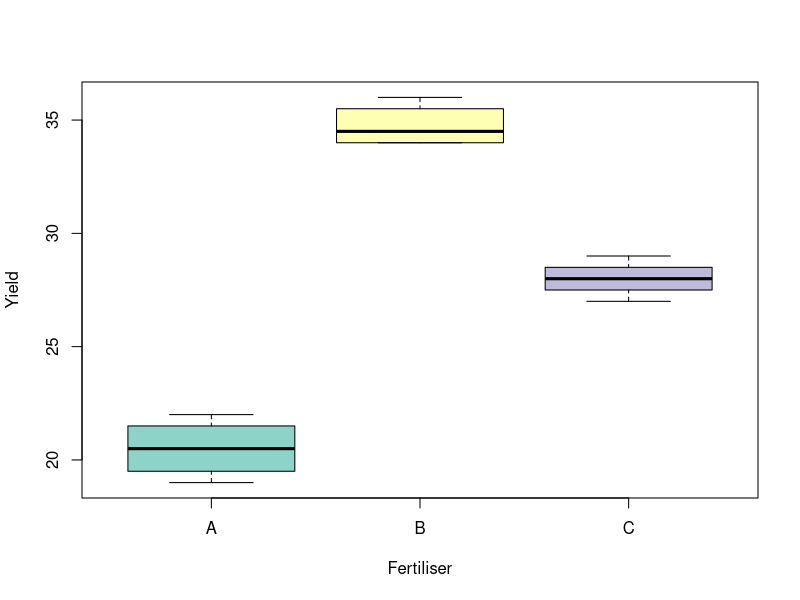
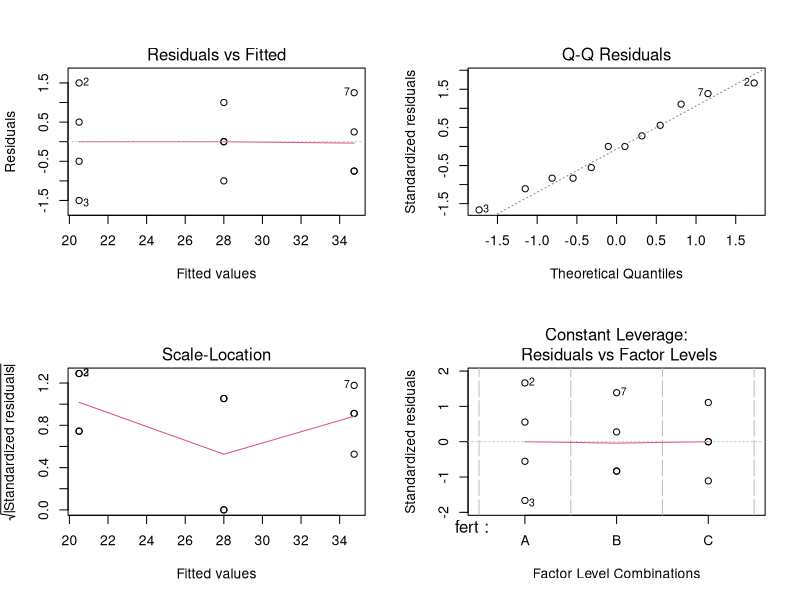
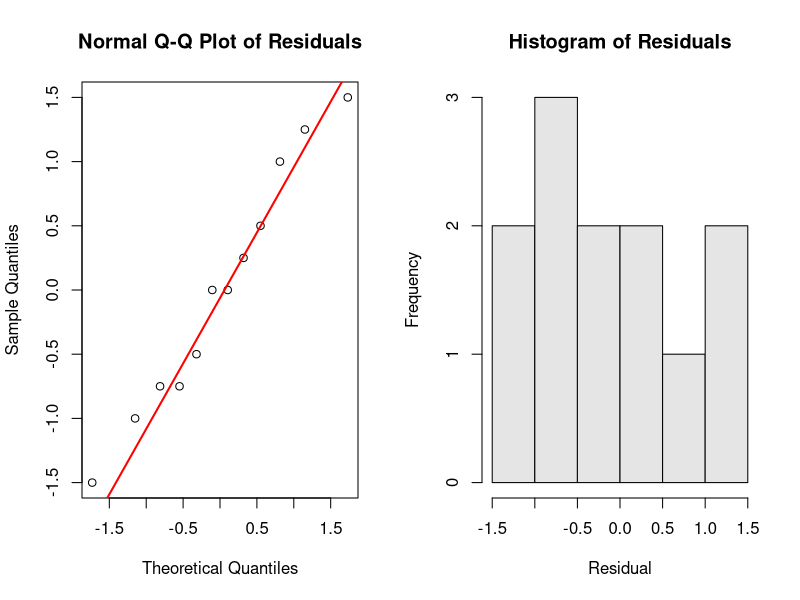
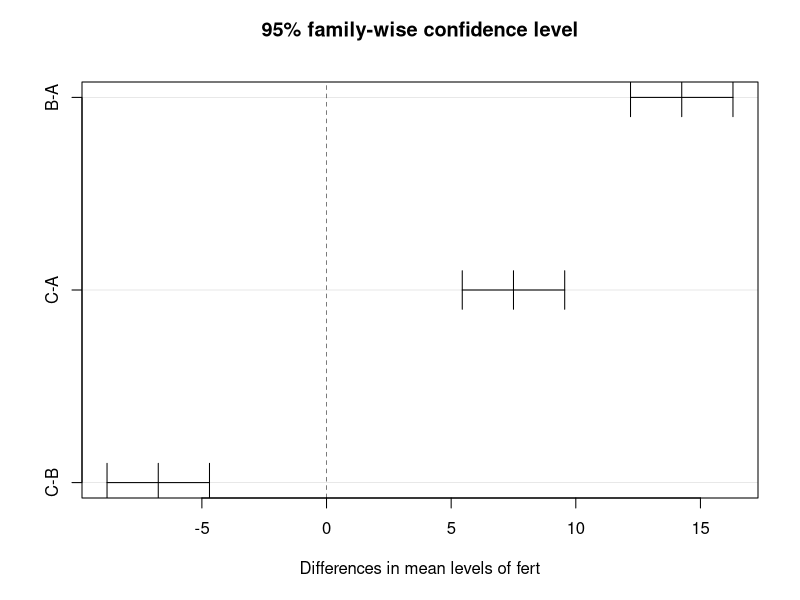
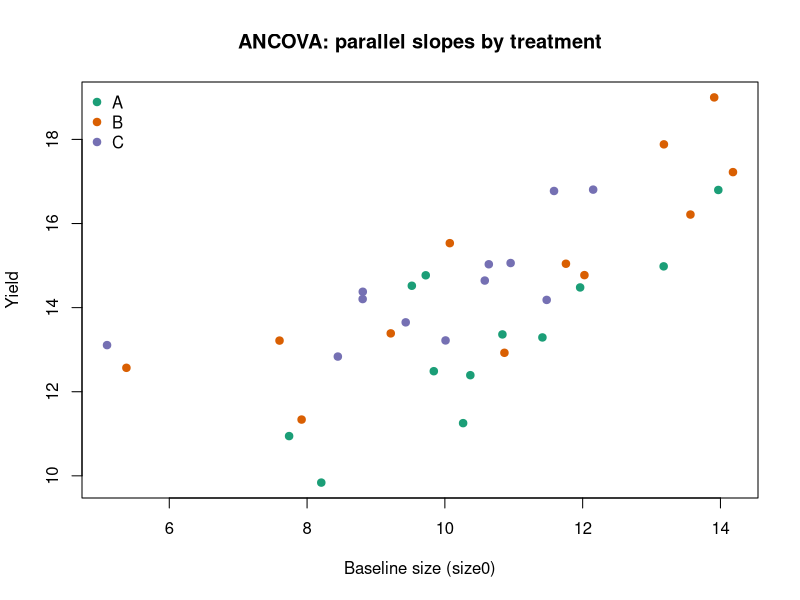
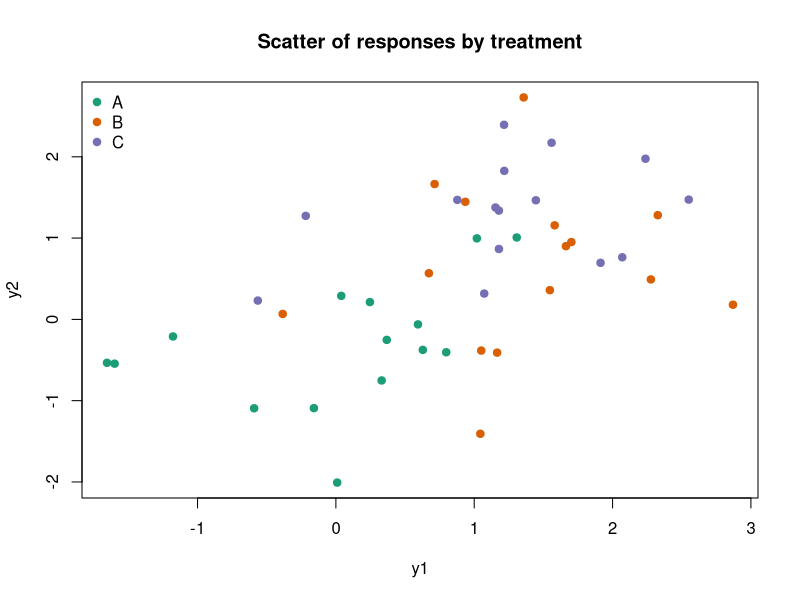
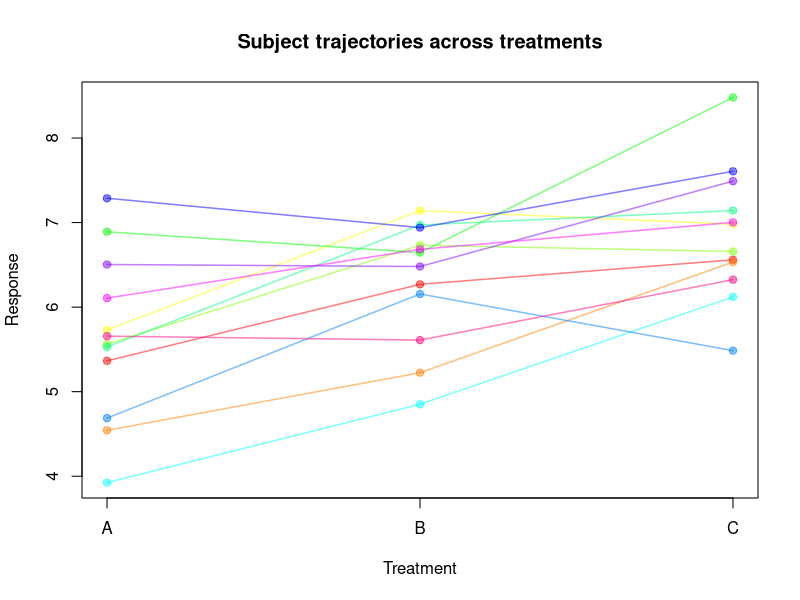

These figures' R source, in order:
## ---- chunk 1
# Optional: run once if you want to use Levene's test
# install.packages("car")
## ---- chunk 2
set.seed(42)
x <- rnorm(30, mean = 0, sd = 1.0)
y <- rnorm(30, mean = 0, sd = 1.6)
var.test(x, y)  # F-test for equality of variances
## ---- chunk 3
fert <- data.frame(
  yield = c(20, 22, 19, 21,
            34, 35, 36, 34,
            27, 28, 29, 28),
  fert = factor(rep(c("A","B","C"), each = 4))
)
## ---- chunk 4
head(fert)
summary(fert)
table(fert$fert)
## ---- chunk 5
boxplot(yield ~ fert, data = fert,
        xlab = "Fertiliser", ylab = "Yield",
        col = c("#8dd3c7","#ffffb3","#bebada"))
## ---- chunk 6
fit <- aov(yield ~ fert, data = fert)
summary(fit)
## ---- chunk 7
# Group means and counts
group_means <- tapply(fert$yield, fert$fert, mean)
group_counts <- table(fert$fert)
grand_mean <- mean(fert$yield)

# Between-groups sum of squares (SSB)
SSB <- sum(group_counts * (group_means - grand_mean)^2)

# Within-groups sum of squares (SSW)
SSW <- sum(unlist(tapply(fert$yield, fert$fert, function(v) sum((v - mean(v))^2))))

# Degrees of freedom
k <- length(group_means)
N <- nrow(fert)
df_between <- k - 1
df_within  <- N - k

# Mean squares and F
MSB <- SSB / df_between
MSW <- SSW / df_within
F_manual <- MSB / MSW

# Assemble a manual ANOVA table
anova_manual <- data.frame(
  Source = c("fert", "Residuals"),
  Df     = c(df_between, df_within),
  `Sum Sq`= c(SSB, SSW),
  `Mean Sq`= c(MSB, MSW),
  check.names = FALSE
)
anova_manual
F_manual

# Compare with aov()
anova(aov(yield ~ fert, data = fert))
## ---- chunk 8
par(mfrow = c(2,2))
plot(fit)
par(mfrow = c(1,1))
## ---- chunk 9
# Normality of residuals
shapiro.test(residuals(fit))

# Homogeneity of variances (choose one)
bartlett.test(yield ~ fert, data = fert)        # Bartlett's test (sensitive to non‑normality)
# If you installed 'car':
# car::leveneTest(yield ~ fert, data = fert)    # Levene's test (more robust)
## ---- chunk 10
res <- residuals(fit)
par(mfrow = c(1,2))
qqnorm(res, main = "Normal Q-Q Plot of Residuals")
qqline(res, col = "red", lwd = 2)
hist(res, breaks = 10, col = "gray90", main = "Histogram of Residuals",
     xlab = "Residual")
par(mfrow = c(1,1))
## ---- chunk 11
TukeyHSD(fit)
## ---- chunk 12
plot(TukeyHSD(fit))
## ---- chunk 13
pairwise.t.test(fert$yield, fert$fert, p.adjust.method = "bonferroni")
## ---- chunk 14
set.seed(1)
twoway <- expand.grid(
  fert  = factor(c("A","B","C")),
  block = factor(1:4)
)

twoway$yield <- c(20, 21, 19, 22,
                  34, 33, 36, 35,
                  27, 28, 30, 29) + rnorm(12, 0, 0.6)

tw_fit <- aov(yield ~ fert + block, data = twoway)
summary(tw_fit)
## ---- chunk 15
tw_fit2 <- aov(yield ~ fert * block, data = twoway)
summary(tw_fit2)
## ---- chunk 16
set.seed(2)
n_per <- 12
ancova <- data.frame(
  fert = factor(rep(c("A","B","C"), each = n_per)),
  size0 = rnorm(3 * n_per, mean = 10, sd = 2)
)
# True treatment effect and slope
beta0 <- 5; slope <- 0.8
trt_effect <- c(A = 0, B = 1.2, C = 2.0)
ancova$yield <- with(ancova, beta0 + trt_effect[fert] + slope * size0 + rnorm(nrow(ancova), 0, 1))

# Parallel slopes model (no interaction)
fit_ancova <- aov(yield ~ fert + size0, data = ancova)
summary(fit_ancova)

# Optional: test for non-parallel slopes
fit_ancova_int <- aov(yield ~ fert * size0, data = ancova)
anova(fit_ancova, fit_ancova_int)
## ---- chunk 17
lm_ancova <- lm(yield ~ fert + size0, data = ancova)
cols <- c(A = "#1b9e77", B = "#d95f02", C = "#7570b3")
plot(yield ~ size0, data = ancova, col = cols[fert], pch = 19,
     main = "ANCOVA: parallel slopes by treatment", xlab = "Baseline size (size0)", ylab = "Yield")
legend("topleft", legend = levels(ancova$fert), col = cols, pch = 19, bty = "n")
slope_hat <- coef(lm_ancova)["size0"]
intercepts <- c(
  A = coef(lm_ancova)["(Intercept)"],
  B = coef(lm_ancova)["(Intercept)"] + coef(lm_ancova)["fertB"],
  C = coef(lm_ancova)["(Intercept)"] + coef(lm_ancova)["fertC"]
)
xg <- seq(min(ancova$size0), max(ancova$size0), length.out = 100)
for (g in names(intercepts)) {
  lines(xg, intercepts[g] + slope_hat * xg, col = cols[g], lwd = 2)
}
## ---- chunk 18
set.seed(3)
m <- data.frame(
  fert = factor(rep(c("A","B","C"), each = 15))
)
mu <- cbind(A = c(0, 0), B = c(0.8, 0.4), C = c(1.2, 0.9))
Sigma <- matrix(c(1.0, 0.5, 0.5, 1.2), 2, 2)  # positive correlation
# If MASS is not available, fall back to independent normals
if (!requireNamespace("MASS", quietly = TRUE)) {
  set.seed(3)
  y1 <- c(rnorm(15, mu[1, "A"], sqrt(Sigma[1,1])),
          rnorm(15, mu[1, "B"], sqrt(Sigma[1,1])),
          rnorm(15, mu[1, "C"], sqrt(Sigma[1,1])))
  y2 <- c(rnorm(15, mu[2, "A"], sqrt(Sigma[2,2])),
          rnorm(15, mu[2, "B"], sqrt(Sigma[2,2])),
          rnorm(15, mu[2, "C"], sqrt(Sigma[2,2])))
} else {
  set.seed(3)
  yA <- MASS::mvrnorm(15, mu = mu[, "A"], Sigma = Sigma)
  yB <- MASS::mvrnorm(15, mu = mu[, "B"], Sigma = Sigma)
  yC <- MASS::mvrnorm(15, mu = mu[, "C"], Sigma = Sigma)
  y1 <- c(yA[,1], yB[,1], yC[,1])
  y2 <- c(yA[,2], yB[,2], yC[,2])
}
m$y1 <- y1
m$y2 <- y2

fit_man <- manova(cbind(y1, y2) ~ fert, data = m)
summary(fit_man, test = "Wilks")
## ---- chunk 19
cols <- c(A = "#1b9e77", B = "#d95f02", C = "#7570b3")
plot(m$y1, m$y2, col = cols[m$fert], pch = 19,
     xlab = "y1", ylab = "y2", main = "Scatter of responses by treatment")
legend("topleft", legend = levels(m$fert), col = cols, pch = 19, bty = "n")
## ---- chunk 20
set.seed(4)
subjects <- factor(1:12)
rm_dat <- expand.grid(subject = subjects, treatment = factor(c("A","B","C")))
# Random subject intercepts
subj_eff <- rnorm(length(subjects), 0, 0.8)
rm_dat$response <- with(rm_dat,
  5 + (treatment == "B")*0.8 + (treatment == "C")*1.5 +
  subj_eff[subject] + rnorm(nrow(rm_dat), 0, 0.5)
)
fit_rm <- aov(response ~ treatment + Error(subject/treatment), data = rm_dat)
summary(fit_rm)
## ---- chunk 21
cols <- rainbow(length(subjects), alpha = 0.5)
plot(1, type = "n", xlim = c(1, length(levels(rm_dat$treatment))), ylim = range(rm_dat$response),
     xaxt = "n", xlab = "Treatment", ylab = "Response", main = "Subject trajectories across treatments")
axis(1, at = 1:length(levels(rm_dat$treatment)), labels = levels(rm_dat$treatment))
for (s in levels(subjects)) {
  ds <- subset(rm_dat, subject == s)
  ord <- order(ds$treatment)
  lines(1:length(ord), ds$response[ord], col = cols[as.integer(s)], lwd = 1.5)
  points(1:length(ord), ds$response[ord], col = cols[as.integer(s)], pch = 19)
}
